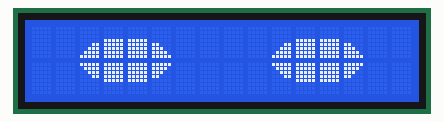
This sketch was run on a simulated Arduino Uno, built with avr-gcc and run on an emulated ATmega328P. On the bench: 16×2 character LCD. Random numbers use the default seed unless the sketch sets one.

Above: at 0.1 s.
At 126.46 s:
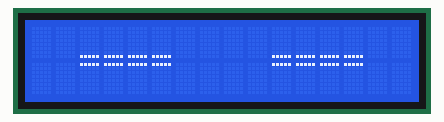

The sketch:

cat_eyes.ino
```cpp
#include<LiquidCrystal.h>
LiquidCrystal lcd(12, 11, 5, 4, 3, 2);

byte closed_eyes_top[8] = {
  0b00000,
  0b00000,
  0b00000,
  0b00000,
  0b00000,
  0b00000,
  0b00000,
  0b11111
};

byte closed_eyes_down[8] = {
  0b11111,
  0b00000,
  0b00000,
  0b00000,
  0b00000,
  0b00000,
  0b00000,
  0b00000
};

void function_eyes_closed()
{
  // top left
  lcd.setCursor(2,0);
  lcd.write(byte(0));
  lcd.setCursor(3,0);
  lcd.write(byte(0));
  lcd.setCursor(4,0);
  lcd.write(byte(0));
  lcd.setCursor(5,0);
  lcd.write(byte(0));

  // top right
  lcd.setCursor(10,0);
  lcd.write(byte(0));
  lcd.setCursor(11,0);
  lcd.write(byte(0));
  lcd.setCursor(12,0);
  lcd.write(byte(0));
  lcd.setCursor(13,0);
  lcd.write(byte(0));

  //down left
  lcd.setCursor(2,1);
  lcd.write(byte(1));
  lcd.setCursor(3,1);
  lcd.write(byte(1));
  lcd.setCursor(4,1);
  lcd.write(byte(1));
  lcd.setCursor(5,1);
  lcd.write(byte(1));

  //down right
  lcd.setCursor(10,1);
  lcd.write(byte(1));
  lcd.setCursor(11,1);
  lcd.write(byte(1));
  lcd.setCursor(12,1);
  lcd.write(byte(1));
  lcd.setCursor(13,1);
  lcd.write(byte(1));

}

byte open_eyes_top_center[8] = {
  0b00000,
  0b00000,
  0b00000,
  0b11111,
  0b11111,
  0b11111,
  0b11111,
  0b11111
};

byte open_eyes_top_left[8] = {
  0b00000,
  0b00000,
  0b00000,
  0b00000,
  0b00011,
  0b00111,
  0b01111,
  0b11111
};

byte open_eyes_top_right[8] = {
  0b00000,
  0b00000,
  0b00000,
  0b00000,
  0b11000,
  0b11100,
  0b11110,
  0b11111
};

byte open_eyes_down_center[8] = {
  0b11111,
  0b11111,
  0b11111,
  0b11111,
  0b11111,
  0b00000,
  0b00000,
  0b00000
};

byte open_eyes_down_left[8] = {
  0b11111,
  0b01111,
  0b00111,
  0b00011,
  0b00000,
  0b00000,
  0b00000,
  0b00000
};

byte open_eyes_down_right[8] = {
  0b11111,
  0b11110,
  0b11100,
  0b11000,
  0b00000,
  0b00000,
  0b00000,
  0b00000
};


void function_eyes_open()
{
  // top left
  lcd.setCursor(2,0);
  lcd.write(byte(4));

  lcd.setCursor(3,0);
  lcd.write(byte(2));
  lcd.setCursor(4,0);
  lcd.write(byte(2));

  lcd.setCursor(5,0);
  lcd.write(byte(6));

  // top right
  lcd.setCursor(10,0);
  lcd.write(byte(4));

  lcd.setCursor(11,0);
  lcd.write(byte(2));
  lcd.setCursor(12,0);
  lcd.write(byte(2));

  lcd.setCursor(13,0);
  lcd.write(byte(6));

  //down left
  lcd.setCursor(2,1);
  lcd.write(byte(5));

  lcd.setCursor(3,1);
  lcd.write(byte(3));
  lcd.setCursor(4,1);
  lcd.write(byte(3));

  lcd.setCursor(5,1);
  lcd.write(byte(7));

  //down right
  lcd.setCursor(10,1);
  lcd.write(byte(5));

  lcd.setCursor(11,1);
  lcd.write(byte(3));
  lcd.setCursor(12,1);
  lcd.write(byte(3));

  lcd.setCursor(13,1);
  lcd.write(byte(7));
}

void blinking()
{
  int delay_blink = random(4000,7500); // tempo com os olhos abertos varia

  function_eyes_open();
  delay(delay_blink);
  function_eyes_closed();
  delay(400);
}

//------------------------------------------------------

void setup()
{
  lcd.begin(16, 2);
  lcd.createChar(0, closed_eyes_top);
  lcd.createChar(1, closed_eyes_down);
  lcd.createChar(2, open_eyes_top_center);
  lcd.createChar(3, open_eyes_down_center);
  lcd.createChar(4, open_eyes_top_left);
  lcd.createChar(5, open_eyes_down_left);
  lcd.createChar(6, open_eyes_top_right);
  lcd.createChar(7, open_eyes_down_right);
  lcd.clear();

  randomSeed(analogRead(A0)); // random seed
}

void loop()
{
  blinking();
}
```

Measured:
- what the display in image 1 shows lasts 0.4 s, from 126.3 s to 126.7 s
